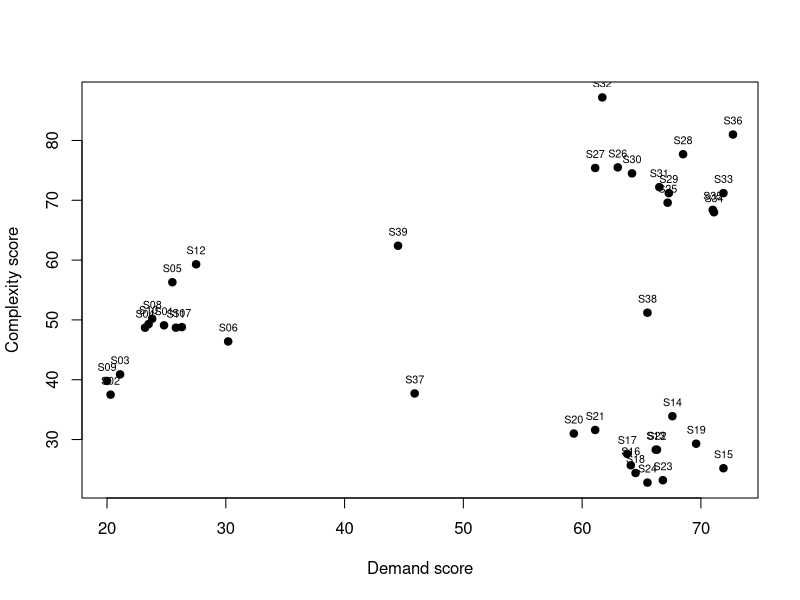

This figure's R source:
## ---- chunk 1
K=2
u1=c(1,1)
u2=c(7,7)

A=c(1,1)
B=c(1,2)
C=c(2,1)
D=c(7,7)
E=c(8,7)
F=c(7,8)

all_points=list(A,B,C,D,E,F)

cluster_assin=c()

for(i in 1:length(all_points)){
  x1= rbind(all_points[[i]],u1)
  x2=rbind(all_points[[i]],u2)
  c1=dist(x1)
  c2=dist(x2)
  cluster_i=min(c1,c2)
  cluster_assin=c(cluster_assin,ifelse(cluster_i==c1,1,2))
  
}

cluster_assin


cl_1_mean=apply(rbind(A,B,C),2,mean)
cl_2_mean=apply(rbind(D,E,F),2,mean)
cl_1_mean;cl_2_mean
## ---- chunk 2
a_i=1.2
b_i=1.5

s_i=(b_i-a_i)/(max(c(a_i,b_i)))
s_i # close to 0, indicating that the point is balanced and equidistant from its own cluster and its nearest cluster
## ---- chunk 3
lab <- read.csv("kmeans-lab-toy.csv") # load one row per service site
x_raw <- lab[c("demand_score", "complexity_score")] # keep only clustering features
# Complete each call using the inspection described by its comment.



head(lab)

## ---- chunk 4
dim(lab) # show dimensions, variable names and data types
summary(x_raw) # show min, quartiles, median, mean and max by feature
colSums(is.na(x_raw)) # count missing observations in each feature
## ---- chunk 5
# Plot the two features and label every site.
plot(
x_raw$demand_score, x_raw$complexity_score,
xlab = "Demand score", ylab = "Complexity score",
pch = 19
)
text(
x_raw$demand_score, x_raw$complexity_score,
labels = lab$site_id, pos = 3, cex = 0.65
)
## ---- chunk 6
